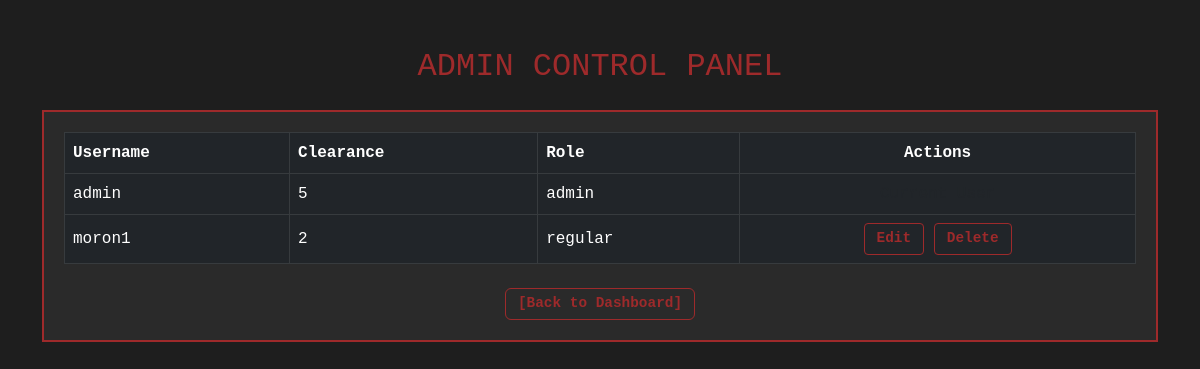
The page /admin-panel (signed in) on the database as committed earlier.
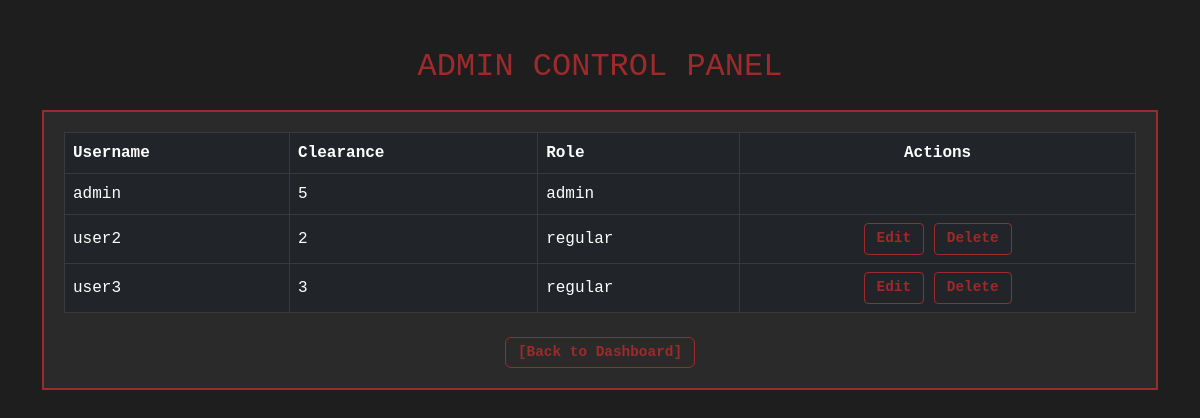
The same page on the database as committed later.
### app/models.py (models this page shows)
class User(UserMixin, db.Model):
    id = db.Column(db.Integer, primary_key=True)
    username = db.Column(db.String(150), unique=True, nullable=False)
    password = db.Column(db.String(150), nullable=False)
    clearance = db.Column(db.Integer, nullable=False)
    role = db.Column(db.String(10), nullable=False)

### app/routes.py (the view)
@main.route('/admin-panel')
@login_required
def admin_panel():
    if current_user.role != 'admin':
        flash("Admins only.")
        return redirect(url_for('main.dashboard'))
    users = User.query.all()
    return render_template('admin_panel.html', users=users)

### app/routes.py (called while the page is built)
@login_manager.user_loader
def load_user(user_id):
    return User.query.get(int(user_id))

### app/templates/admin_panel.html (shortened to what this page needs)
<!doctype html>
<html lang="en">
<head>
  <link href="https://cdn.jsdelivr.net/npm/bootstrap@5.3.0/dist/css/bootstrap.min.css" rel="stylesheet">
</head>
<body>
  <div class="container py-5">
    <h2 class="text-center mb-4">ADMIN CONTROL PANEL</h2>
    <div class="terminal-box">
      <table class="table table-dark table-bordered align-middle">
        <thead>
          <tr>
            <th scope="col">Username</th>
            <th scope="col">Clearance</th>
            <th scope="col">Role</th>
            <th scope="col" class="text-center">Actions</th>
          </tr>
        </thead>
        <tbody>
          {% for user in users %}
          <tr>
            <td>{{ user.username }}</td>
            <td>{{ user.clearance }}</td>
            <td>{{ user.role }}</td>
            <td class="text-center">
              {% if user.username != current_user.username %}
                <a href="{{ url_for('main.edit_user', user_id=user.id) }}" class="btn btn-terminal btn-sm">Edit</a>
                <a href="{{ url_for('main.delete_user', user_id=user.id) }}" class="btn btn-terminal btn-sm"
                   onclick="return confirm('Are you sure you want to delete this user?');">Delete</a>
              {% else %}
                <span class="text-muted">Current User</span>
              {% endif %}
            </td>
          </tr>
          {% endfor %}
        </tbody>
      </table>
      <div class="text-center mt-4">
        <a href="{{ url_for('main.dashboard') }}" class="btn btn-terminal">[Back to Dashboard]</a>
      </div>
    </div>
  </div>
</body>
</html>

### app/templates/admin_panel.html (style rules this page uses)
body { background-color: #1e1e1e; color: #cccccc; font-family: 'Courier New', Courier, monospace; }
.terminal-box { border: 2px solid #9e2a2b; padding: 20px; background-color: #2a2a2a; margin-bottom: 40px; }
.btn-terminal { background: none; border: 1px solid #9e2a2b; color: #9e2a2b; padding: 4px 12px; font-weight: bold; font-size: 0.9rem; }
table { background-color: #2a2a2a; border: 1px solid #9e2a2b; }
thead { color: #ffffff; }
h2 { color: #9e2a2b; }

Rows that differ between the two databases and show on the page:
changed User: username "moron1" → "user2"
added User: username "user3", clearance "3", role "regular"
